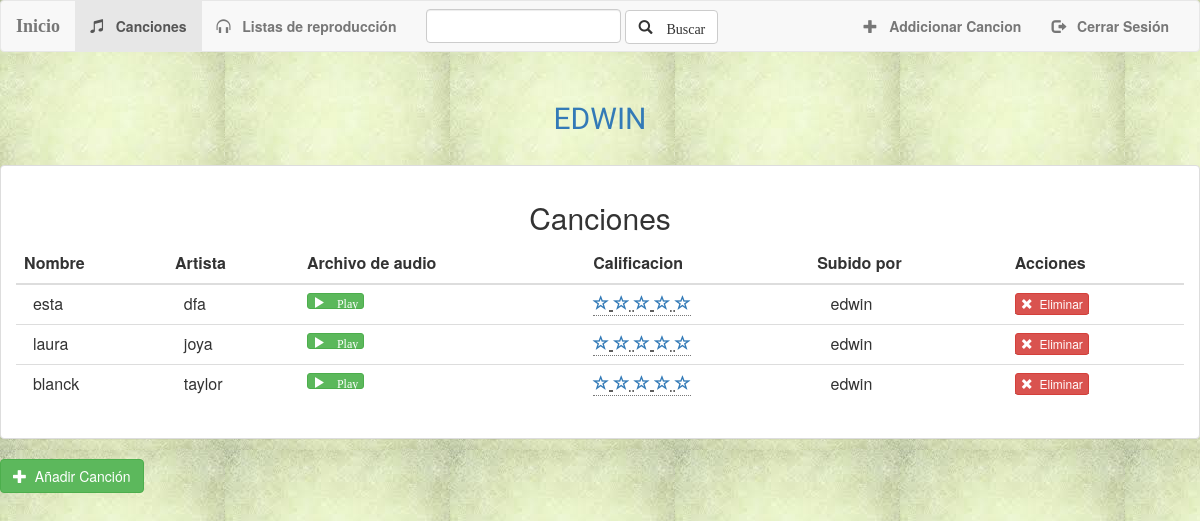
The page /mymusic/ (signed in) on the database as committed earlier.
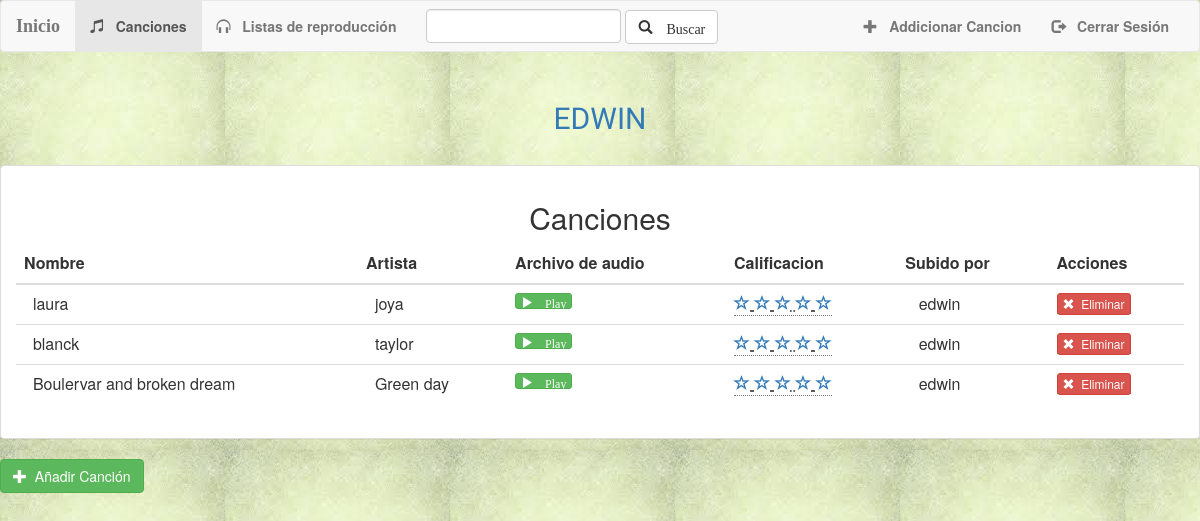
The same page on the database as committed later.
### MyMusic/models.py (models this page shows, shortened)
class Cancion(models.Model):
    user = models.ForeignKey(User, default=1)
    titulo_cancion=models.CharField(max_length=500)
    artista = models.CharField(max_length=250)
    audio = models.FileField(default='')

### MyMusic/views.py (the view)
def index(request):
    if not request.user.is_authenticated():
        return render(request, 'MyMusic/login_form.html')
    else:
        canciones=Cancion.objects.all()
        canciones_user=Cancion.objects.filter(user=request.user)
        query = request.GET.get("q")
        if query:
            canciones = canciones.filter(Q(titulo_cancion__icontains=query) |  Q(artista__icontains=query)).distinct()
            """
            song_results = song_results.filter(
                Q(song_title__icontains=query)
            ).distinct()
            """
            context={
                'canciones': canciones,
                'username': request.user.username,
            }
            return render(request, 'MyMusic/index.html', context)
        else:
            return render(request, 'MyMusic/index.html', {'canciones': canciones_user, 'username': request.user.username})

### MyMusic/templates/MyMusic/index.html (shortened to what the changed rows need)
{% extends 'MyMusic/plantilla.html' %}
{% block body %}
<div class="container-fluid canciones-container">
    <div class="row">
        <div >
            <div class="center-block">
                <ul class="nav text-center" style="margin-bottom: 10px;">
                    <li role="presentation" ><a> <h2 style="font-family: 'Kaushan Script', cursive; text-transform: uppercase;">{{ username }}</h2> </a></li>
                </ul>
            </div>
            {% if canciones %}
            <div class="panel panel-default">
                <div class="panel-body">
                   <h2 class="text-center" style="text-transform: capitalize">canciones</h2>
                    <table class="table">
                        <thead>
                        <tr>
                            <th>Nombre</th>
                            <th>Artista</th>
                            <th>Archivo de audio</th>
                            <th>Calificacion</th>
                            <th>Subido por</th>
                            <th>Acciones</th>
                        </tr>
                        </thead>
                        <tbody>
                        {% for song in canciones %}
                            <tr>
                                <td> &nbsp;&nbsp;{{ song.titulo_cancion }}</td>
                                <td>&nbsp;&nbsp;{{ song.artista }}</td>
                                <td>
                                    <a target="_blank" href="{{ song.audio.url }}">
                                        <button type="button" class="btn btn-success btn-xs ">
                                               <span class="glyphicon glyphicon-play">&nbsp;Play</span>
                                        </button>
                                     </a>
                                </td>
                                <td>
                                    {% if calificacion %}
                                         <abbr title="Gracias por calificar">
                                         {% for i in calificacion %}
                                            <a class="glyphicon glyphicon-star active"></a>
                                        {% endfor %}
                                         </abbr>
                                    {% else %}
                                        <abbr title="Califica esta canción">
                                        {% for i in "cinco" %}
                                           <a href="{% url 'MyMusic:ratin_cancion' forloop.counter song.id %}" class="btn-canciones" >
                                               <span class="glyphicon glyphicon-star-empty"> </span>
                                           </a>
                                        {% endfor %}
                                        </abbr>
                                    {% endif %}
                                </td>
                                <td>
                                   &nbsp;&nbsp; {{ song.user.username }}
                                </td>
                                <td>
                                    {% if song.user.username == username %}
                                    <form action="{% url 'MyMusic:eliminar_cancion' song.id %}" method="post" style="display: inline;">
                                        <abbr title="Eliminar Canción">
                                            <button type="submit" class="btn btn-danger btn-xs   ">
                                                <span class="glyphicon glyphicon-remove"> </span>&nbsp; Eliminar
                                            </button>
                                        </abbr>
                                    </form>
                                    {% endif %}
                                </td>
                            </tr>
                        {% endfor %}
                        </tbody>
                    </table>
                </div>
            </div>
        {% else %}
            <div class="col-centered">
                <h3>No se encontraron canciónes </h3>
            </div>
        {% endif %}
        </div>
    </div>
</div>
{% endblock %}

Rows that differ between the two databases and show on the page:
removed Cancion: titulo_cancion "esta", artista "dfa", user.username "edwin"
added Cancion: titulo_cancion "Boulervar and broken dream", artista "Green day", user.username "edwin"
